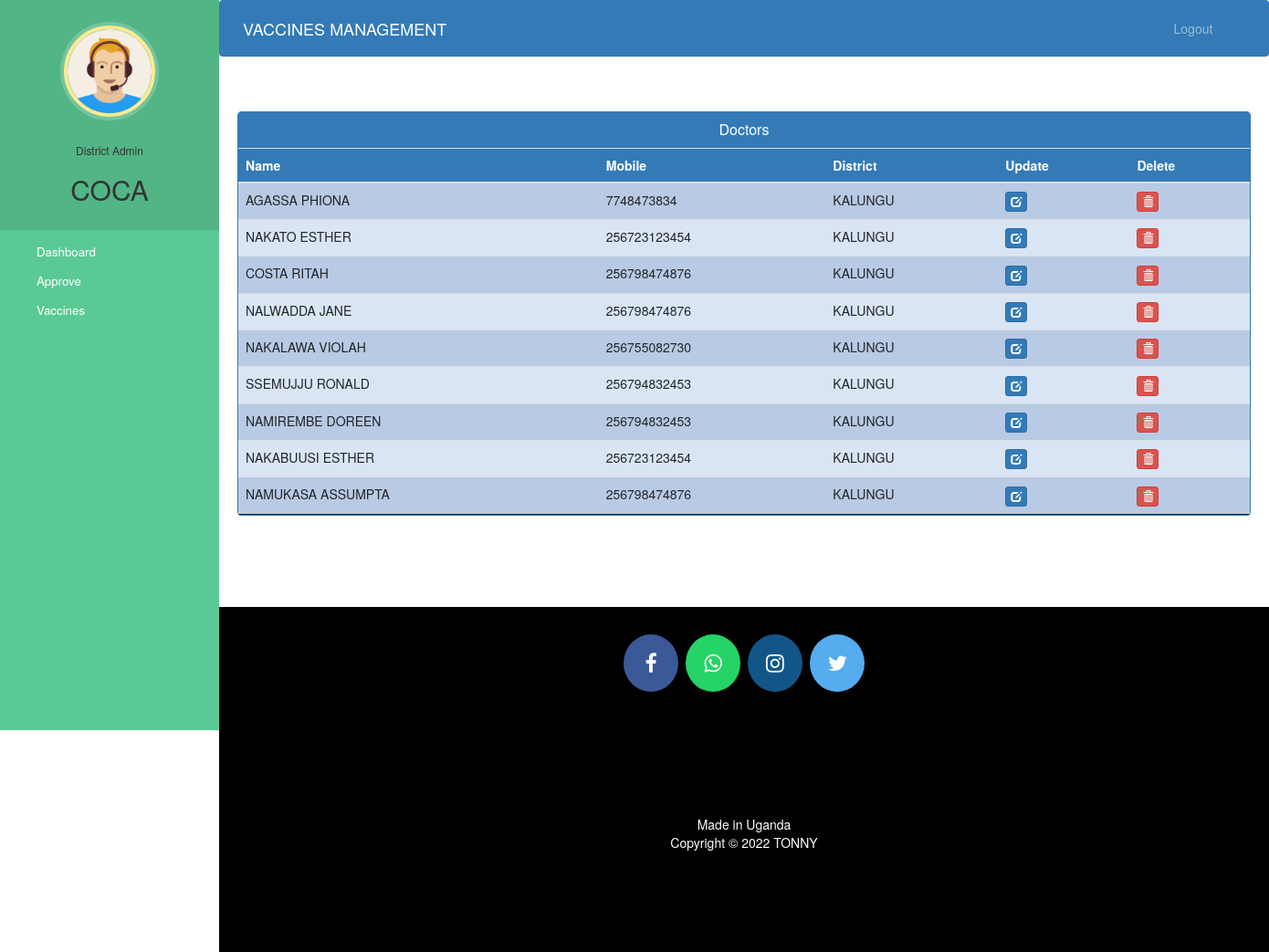
The page /district-admin-view-vaccinator (signed in) on the database its author committed.
### Vaccines_control/models.py (models this page shows, shortened)
class Vaccinator(models.Model):
        user=models.OneToOneField(User,on_delete=models.CASCADE)
        Full_Name=models.CharField(max_length=40,null=True)
        address = models.CharField(max_length=40)
        mobile = models.CharField(max_length=20,null=True)
        health_facility= models.CharField(max_length=50,null=True,)
        district= models.CharField(max_length=50,null=True,)
        status=models.BooleanField(default=False)
        @property
        def get_name(self):
            return self.user.first_name+" "+self.user.last_name

### Vaccines_control/views.py (the view)
# urls.py: path('district-admin-view-vaccinator', views.district_admin_view_vaccinator_view,name='district-admin-view-vaccinator'),
@login_required(login_url='districtlogin')
@user_passes_test(is_district_admin)
def district_admin_view_vaccinator_view(request):
    doctors=models.Vaccinator.objects.all().order_by('-id').filter(status=True, district= request.user.username)
    return render(request,'vaccine/district_admin_view_vaccinator.html',{'doctors':doctors})

### Vaccines_control/views.py (called while the page is built)
def is_district_admin(user):
    return user.groups.filter(name='DISTRICT_ADMIN').exists()

### templates/vaccine/district_admin_view_vaccinator.html (shortened to what this page needs)
{% extends 'vaccine/admin_district_base.html' %}
{% block content %}
{%load static%}
<head>
  <link href="//netdna.bootstrapcdn.com/bootstrap/3.0.0/css/bootstrap.min.css" rel="stylesheet" id="bootstrap-css">
</head>
<div class="container">
  <div class="panel panel-primary">
    <div class="panel-heading">
      <h6 class="panel-title">Doctors</h6>
    </div>
    <table class="table table-hover" id="dev-table">
      <thead>
        <tr>
          <th>Name</th>
          <th>Mobile</th>
          <th>District</th>
          <th>Update</th>
          <th>Delete</th>
        </tr>
      </thead>
      {% for d in doctors %}
      <tr>
        <td> {{d.get_name}}</td>
        <td>{{d.mobile}}</td>
        <td>{{request.user.username}}</td>
        <td><a class="btn btn-primary btn-xs" href="{% url 'update-vaccinator-by-district' d.id  %}"><span class="glyphicon glyphicon-edit"></span></a></td>
        <td><a class="btn btn-danger btn-xs" href="{% url 'delete-vaccinator-by-district' d.id  %}"><span class="glyphicon glyphicon-trash"></span></a></td>
      </tr>
      {% endfor %}
    </table>
  </div>
</div>
{% endblock content %}

### templates/vaccine/admin_district_base.html (shortened to what this page needs)
<!DOCTYPE html>
{% load static %}
<html lang="en">
<head>
  <link rel="stylesheet" href="https://stackpath.bootstrapcdn.com/bootstrap/4.3.1/css/bootstrap.min.css">
  <link rel="stylesheet" href="https://maxcdn.bootstrapcdn.com/font-awesome/4.7.0/css/font-awesome.min.css">
  <link rel="stylesheet" href="{% static '/style.css' %}">
</head>
<body>
  <nav class="menu" tabindex="0">
    <header class="avatar">
      <img src="{% static "images/adminpropic.png" %}" />
      <br><br>
      <h6>District Admin</h6>
      <h2>{{request.user.first_name}}</h2>
    </header>
    <ul>
      <li tabindex="0" class="icon-dashboard"> <a style="color:white; text-decoration:none;" href="/district-admin-dashboard"><span>Dashboard</span></a> </li>
      <li tabindex="0" class="icon-users"> <a style="color:white; text-decoration:none;" href="/district-admin-vaccinator"><span>Approve</span></a></li>
      <li tabindex="0" class="icon-users"> <a style="color:white; text-decoration:none;" href="/district_vaccine"><span>Vaccines</span></a></li>
	</ul>
  </nav>
  <main>
    <div class="bs-example">
      <nav class="navbar navbar-expand-md  navbar-dark fixed-top" style="background:#337AB7;">
        <a href="/district-admin-dashboard" class="navbar-brand">VACCINES MANAGEMENT</a>
        <div class="collapse navbar-collapse justify-content-between" id="navbarCollapse">
          <div class="navbar-nav" style=" margin-left: 90%;">
            <a href="/logout" class="nav-item nav-link">Logout</a>
          </div>
        </div>
      </nav>
    </div>
    <br><br>
    {% block content %}
    {% endblock content %}
    <br><br><br><br>
    <footer>
      <p>
        <a id="ftr" href="#" class="fa fa-facebook"></a>
        <a id="ftr" href="https://api.whatsapp.com/send?phone=256755082730&text=Hello%20TONNY.%0d%0aHow%20are%20you%20%3f%0d%0aI%20came%20from%20your%20website.&source=&data=#" class="fa fa-whatsapp"></a>
		<a id="ftr" href="#" class="fa fa-instagram"></a>
        <a id="ftr" href="#" class="fa fa-twitter"></a>
      </p>
      <br>
      <div class="container">
        <div class="row">
          <div class="col-md-12 col-sm-12">
            <div style="color:#ffffff;" class="wow fadeInUp footer-copyright">
              <p>Made in Uganda <br>
                Copyright &copy; 2022 TONNY </p>
            </div>
          </div>
        </div>
      </div>
    </footer>
  </main>
</body>
</html>

### static/style.css (style rules this page uses)
body { padding-left: 240px; }
main { position: relative; height: 100vh; }
.menu { background: #5bc995; height: 100vh; width: 240px; position: fixed; top: 0px; left: 0; z-index: 5; outline: none; }
.menu .avatar { background: rgba(0, 0, 0, 0.1); padding: 2em 0.5em; text-align: center; }
.menu .avatar img { width: 100px; border-radius: 50%; overflow: hidden; border: 4px solid #ffea92; box-shadow: 0 0 0 4px rgba(255, 255, 255, 0.2); }
.menu .avatar h2 { font-weight: normal; margin-bottom: 0; }
.menu ul { list-style: none; padding: 0.5em 0; margin: 0; }
.menu ul li { padding: 0.5em 1em 0.5em 3em; font-size: 0.95em; font-weight: regular; background-repeat: no-repeat; background-position: left 15px center; background-size: auto 20px; transition: all 0.15s linear; cursor: pointer; }
.menu ul li.icon-dashboard { background-image: url("http://www.entypo.com/images//gauge.svg"); }
.menu ul li.icon-users { background-image: url("http://www.entypo.com/images//users.svg"); }

### templates/vaccine/admin_district_base.html (style rules this page uses)
a:link { text-decoration: none; }
a { color: white; }
footer { padding: 0px 0px 0px 0px; background-color: black; margin: 0px; }
#ftr { padding: 20px; }
.fa { font-size: 23px; width: 60px; text-align: center; text-decoration: none; margin: 5px 2px; border-radius: 50%; }
.fa-facebook { background: #3B5998; color: white; margin-top: 30px; }
.fa-whatsapp { background: #25d366; color: white; }
.fa-twitter { background: #55ACEE; color: white; }
.fa-instagram { background: #125688; color: white; }
p { text-align: center; }
body { padding-left: 240px; }
main { position: relative; height: 100vh; }
.menu { background: #5bc995; height: 100vh; width: 240px; position: fixed; top: 0px; left: 0; z-index: 5; outline: none; }
.menu .avatar { background: rgba(0, 0, 0, 0.1); padding: 2em 0.5em; text-align: center; }
.menu .avatar img { width: 100px; border-radius: 50%; overflow: hidden; border: 4px solid #ffea92; box-shadow: 0 0 0 4px rgba(255, 255, 255, 0.2); }
.menu .avatar h2 { font-weight: normal; margin-bottom: 0; }
.menu ul { list-style: none; padding: 0.5em 0; margin: 0; }
.menu ul li { padding: 0.5em 1em 0.5em 3em; font-size: 0.95em; font-weight: regular; background-repeat: no-repeat; background-position: left 15px center; background-size: auto 20px; transition: all 0.15s linear; cursor: pointer; }
.menu ul li.icon-dashboard { background-image: url("http://www.entypo.com/images//gauge.svg"); }
.menu ul li.icon-users { background-image: url("http://www.entypo.com/images//users.svg"); }

### templates/vaccine/district_admin_view_vaccinator.html (style rules this page uses)
a:link { text-decoration: none; }
h6 { text-align: center; }
.row { margin: 100px; }
table { border-collapse: collapse; }
tr { border: solid; border-width: 1px 0; }
th { background-color: #337ab7; color: white; }
table tr:nth-child(odd) { background: #B8CAE4 }
table tr:nth-child(even) { background: #dae5f4 }

### rows shown on the page
Vaccinator: get_name "AGASSA PHIONA", mobile "7748473834"
Vaccinator: get_name "NAKATO ESTHER", mobile "256723123454"
Vaccinator: get_name "COSTA RITAH", mobile "256798474876"
Vaccinator: get_name "NALWADDA JANE", mobile "256798474876"
Vaccinator: get_name "NAKALAWA VIOLAH", mobile "256755082730"
Vaccinator: get_name "SSEMUJJU RONALD", mobile "256794832453"
Vaccinator: get_name "NAMIREMBE DOREEN", mobile "256794832453"
Vaccinator: get_name "NAKABUUSI ESTHER", mobile "256723123454"
Vaccinator: get_name "NAMUKASA ASSUMPTA", mobile "256798474876"

### other values the page prints
{{ request.user.first_name }} "COCA"
{{ request.user.username }} "KALUNGU"
